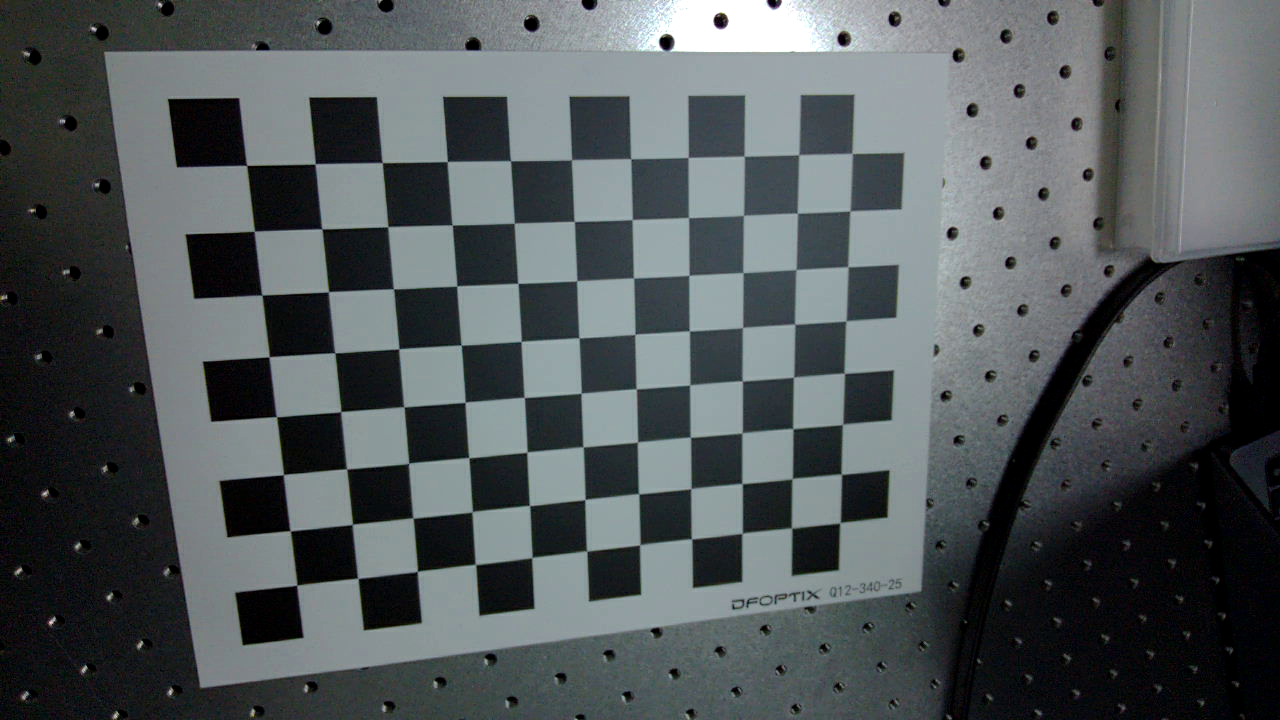
#> input picture calibrate/img/color_img/1.png, 1280 x 720 px; its folder holds only this picture in this run
$ python calibrate_camera.py
#> lines starting #> are read from the running program, lines starting #| are printed output that depends on the picture; after the words box and inside, x2 and y2 are one past the last pixel; in counts of white or black regions, pixels touching at a corner belong together; long printed decimals are rounded
### calibrate/utils.py
import math
import cv2
import os
import numpy as np


# [37 lines left out: functions RPY2Rotation_matrix, get_m_end_to_base, not called in this run]
# [ R11, R12, R13, t1 ]
# [ R21, R22, R23, t2 ]
# [ R31, R32, R33, t3 ]
# [  0 ,  0 ,  0 ,  1 ]


def find_chessboard_corners(img_files, save_path, CB_W, CB_H, SQUARE_SIZE):
    """
    Args:
        img_files: 待检测图片列表
        save_path: 绘制角点后的图片保存路径
    return:
        objectPointsAll: all 3D points
        imagePointsAll: all 2D points
    """
#> called with save_path = 'img/color_img_corners', CB_W = 11, CB_H = 8, SQUARE_SIZE = 25

    objectPointsAll = []
    imagePointsAll = []

    objectPoints = np.zeros((CB_W * CB_H, 3), dtype=np.float32)
    objectPoints[:, :2] = np.mgrid[0:CB_W, 0:CB_H].T.reshape(-1, 2) * SQUARE_SIZE

    for id, img_file in enumerate(img_files):
        print(f'detect img_{id + 1}: {img_file}')
        color_img = cv2.imread(img_file)
#> color_img is the input picture: shape (720, 1280, 3); mean B, G, R 89.7, 87.9, 81.7
        gray = cv2.cvtColor(color_img, cv2.COLOR_BGR2GRAY)
        ret, corners = cv2.findChessboardCorners(gray, (CB_W, CB_H), None)
#> ret = True; corners = 88 rows, first 8: [246.9, 165.5], [314.8, 164], [382.2, 162.7], [447.2, 161.6], [510.5, 160.9], [571.7, 159.8], [630.8, 158.8], [688.1, 157.5]
        if ret:
            objectPointsAll.append(objectPoints)
            criteria = (cv2.TERM_CRITERIA_MAX_ITER |
                        cv2.TERM_CRITERIA_EPS, 30, 0.001)
            corners2 = cv2.cornerSubPix(
                gray, corners, (5, 5), (-1, -1), criteria)
#> corners2 = 88 rows, first 8: [246.6, 165.4], [315.1, 163.8], [382.3, 162.6], [447.3, 161.6], [510.6, 160.8], [571.6, 159.8], [630.7, 158.7], [688.2, 157.4]
            if [corners2]:
                imagePoint = corners2
#> imagePoint has the same summary as corners2
            else:
                imagePoint = corners
            imagePointsAll.append(imagePoint)

        color_img_copy = color_img.copy()
        cv2.drawChessboardCorners(
            color_img_copy, (CB_W, CB_H), imagePoint, ret)
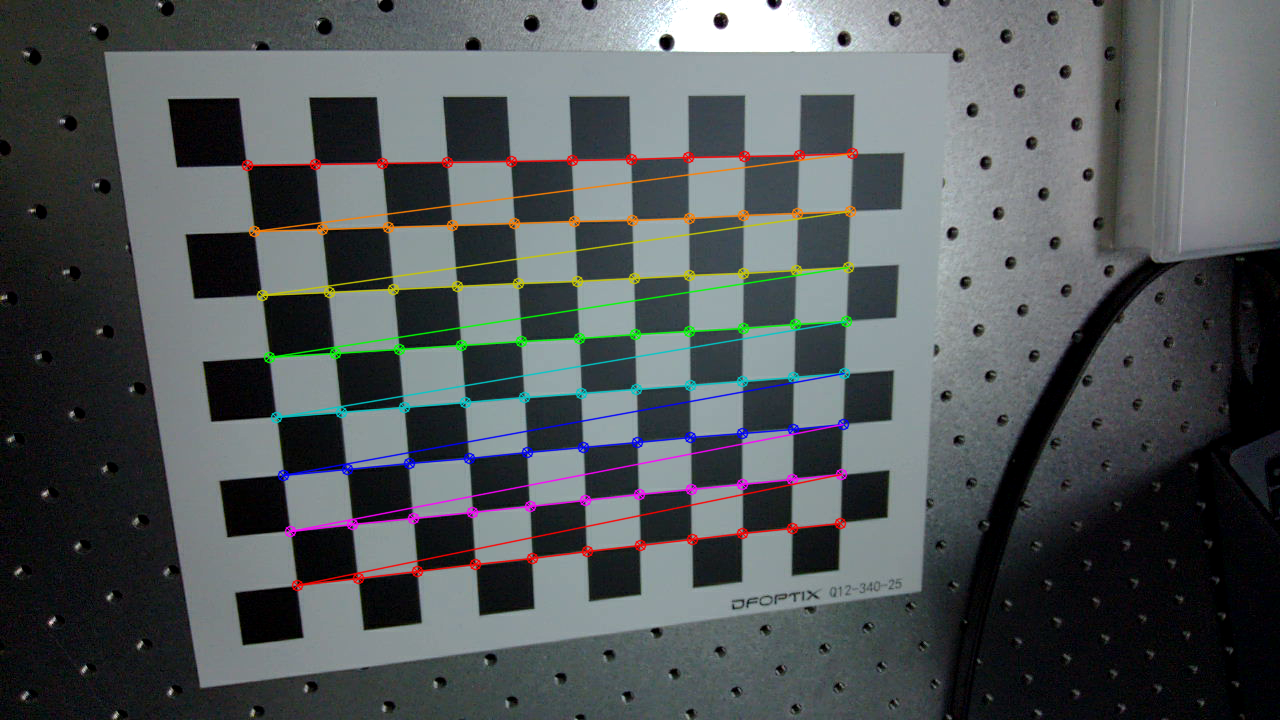
#> color_img_copy: shape (720, 1280, 3); 3.52% of pixels changed, all inside (x1, y1, x2, y2) = (241, 147, 859, 592)

        img_save_path = os.path.join(save_path, os.path.basename(img_file))
        cv2.imwrite(img_save_path, color_img_copy)

    return objectPointsAll, imagePointsAll

### calibrate/calibrate_camera.py
import os
import json
import cv2
from constants import CB_W, CB_H, SQUARE_SIZE, SIZE
from utils import find_chessboard_corners


def calibrate_camera():
    imgList = os.listdir('./img/color_img/')
    imgList.sort(key=lambda x: int(x.split('.')[0]))
    img_files = ['img/color_img/'+item for item in imgList]
    save_path = "img/color_img_corners"
    os.makedirs(save_path, exist_ok=True)

    objectPointsAll, imagePointsAll = find_chessboard_corners(
        img_files, save_path, CB_W, CB_H, SQUARE_SIZE)
#> objectPointsAll = 1 item; imagePointsAll = 1 item
    print(objectPointsAll)
#> (printed output is left out)
    print(imagePointsAll)
#> (printed output is left out)
    ret, mtx, dist, rvecs, tvecs = cv2.calibrateCamera(
        objectPointsAll, imagePointsAll, SIZE, None, None)
#> ret = 0.117; mtx = [[853, 0, 638.7], [0, 852, 364.8], [0, 0, 1]]; dist = [[0.247, -1.24, -0.000121, -0.00147, 1.95]]; rvecs = ([0.221, -0.212, -0.0461],); tvecs = ([-149.8, -76.32, 331.4],)

    out = {
        'rectified': {
            'K': mtx.tolist(),
            'D': dist.tolist(),
        },
        'rms': ret,
    }

    rectified_save_path = 'result'
    os.makedirs(rectified_save_path, exist_ok=True)
    json.dump(out, open(os.path.join(
        rectified_save_path, 'rectified.json'), 'w'), indent=2)


if __name__ == "__main__":
    calibrate_camera()
    print("Calibrate camera done.")

$ run again, on calibrate/img/color_img/13.png
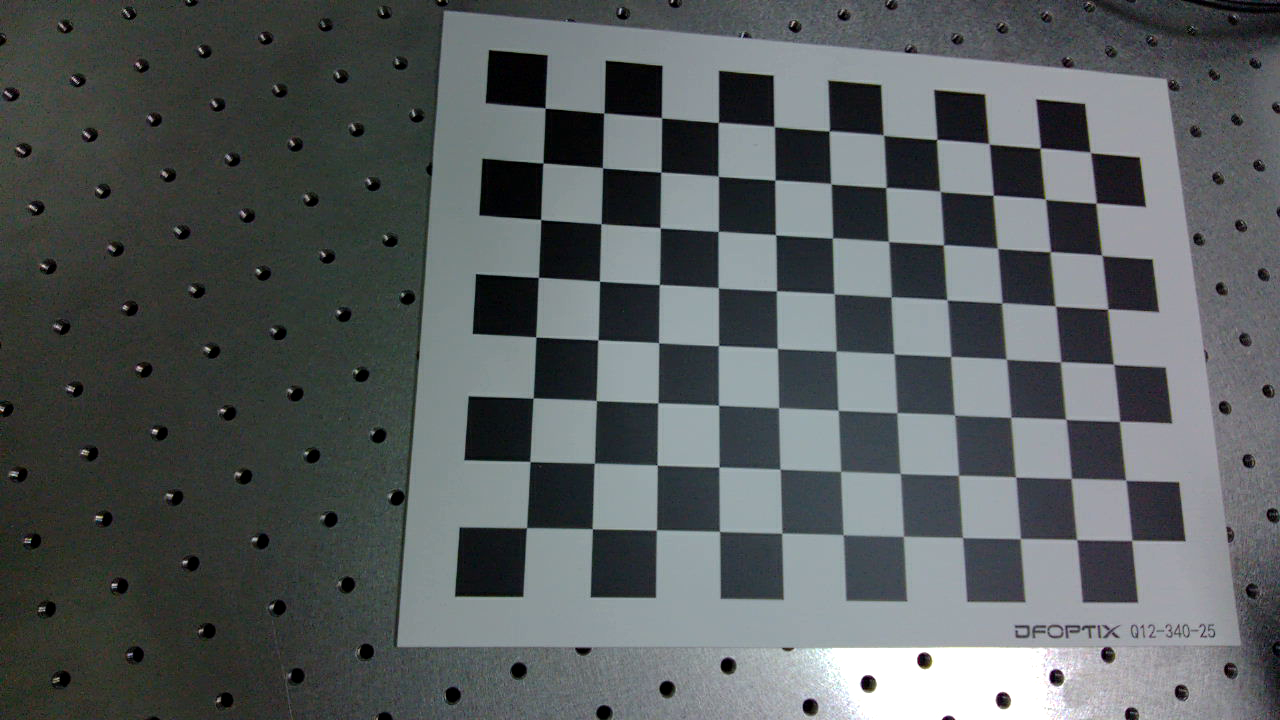
#> input picture calibrate/img/color_img/13.png, 1280 x 720 px
#> in find_chessboard_corners, color_img is the input picture: shape (720, 1280, 3); mean B, G, R 94.3, 93.3, 88.1
#> in find_chessboard_corners, `ret, corners = cv2.findChessboardCorners(gray, (CB_W, CB_H), None)`: ret = True; corners = 88 rows, first 8: [545.2, 108.3], [603.6, 113.1], [661.6, 117.7], [718.2, 122.4], [774.1, 126.5], [829, 131.2], [883.4, 135.1], [936.8, 139.3]
#> corners2 = 88 rows, first 8: [545.2, 108.1], [603.8, 113.1], [661.5, 117.7], [718.3, 122.4], [774.2, 126.6], [829.1, 131.1], [883.4, 135], [936.7, 139.4]
#> imagePoint has the same summary as corners2
#> in find_chessboard_corners, `cv2.drawChessboardCorners( color_img_copy, (CB_W, CB_H), imagePoint, r..`:
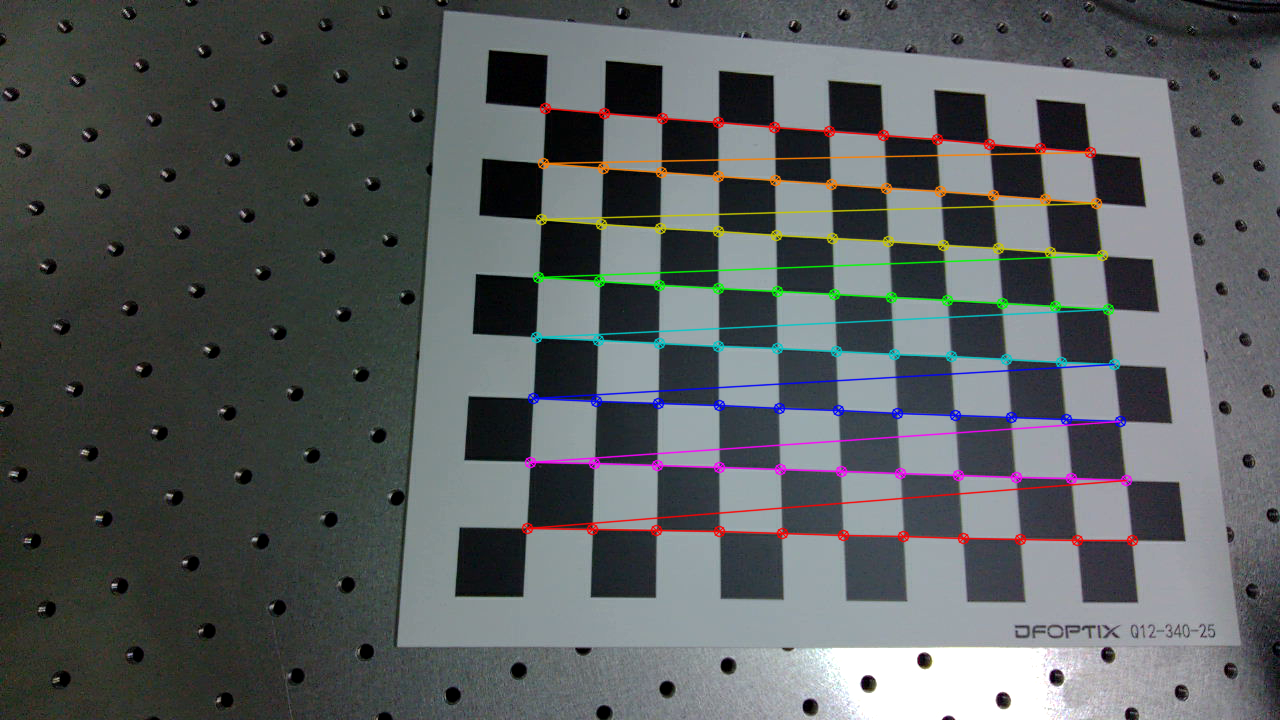
#> color_img_copy: shape (720, 1280, 3); 3.54% of pixels changed, all inside (x1, y1, x2, y2) = (521, 102, 1139, 547)
#> objectPointsAll = 1 item
#> (printed output is left out)
#| [array([[[ 545.174,  108.093]],
#|        [[ 603.761,  113.122]],
#|        [[ 661.545  ,  117.708]],
#|        [[ 718.2833 ,  122.374]],
#|        [[ 774.2364 ,  126.558]],
#|        [[ 829.1339 ,  131.053]],
#> (further printed lines are left out)
#> in calibrate_camera, `ret, mtx, dist, rvecs, tvecs = cv2.calibrateCamera( objectPointsAll, i..`: ret = 0.13; mtx = [[831.1, 0, 636.3], [0, 831.1, 362.8], [0, 0, 1]]; dist = [[0.17, -0.643, -0.000297, -0.000936, 0.72]]; rvecs = ([-0.217, -0.125, 0.0315],); tvecs = ([-38.66, -108.1, 356.8],)

$ run again, on calibrate/img/color_img/14.png
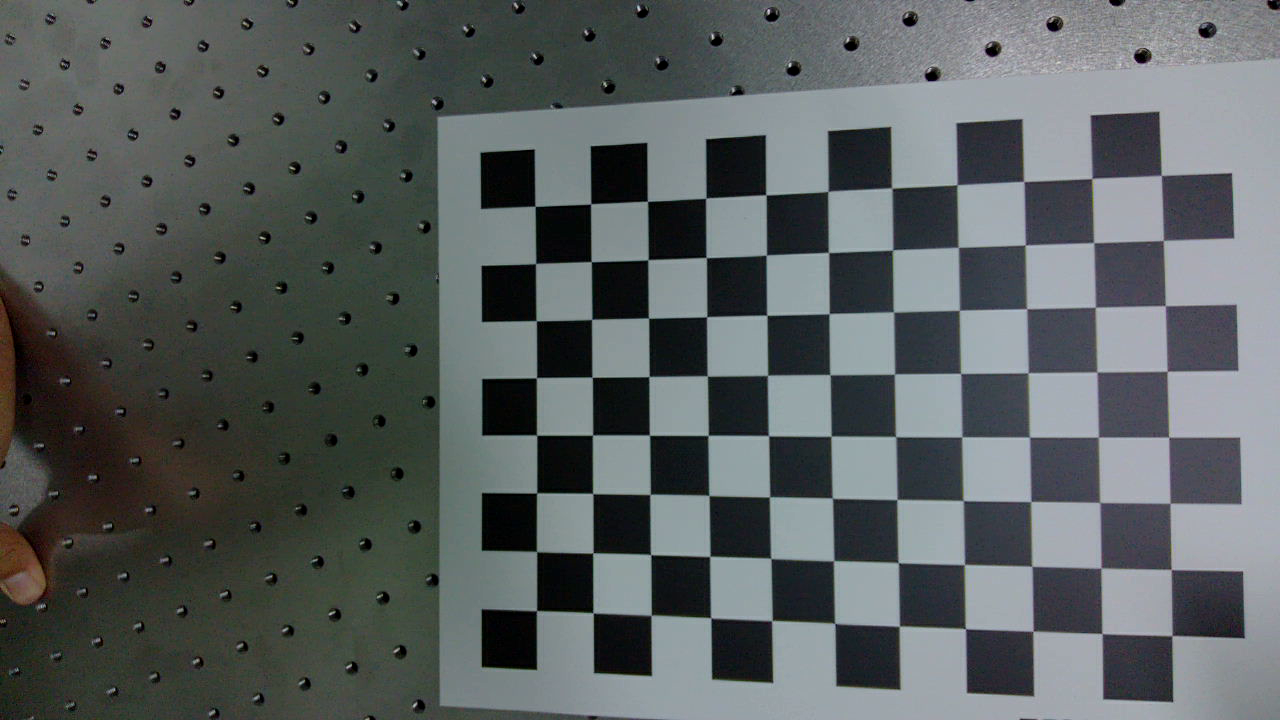
#> input picture calibrate/img/color_img/14.png, 1280 x 720 px
#> in find_chessboard_corners, color_img is the input picture: shape (720, 1280, 3); mean B, G, R 95.5, 95.3, 89.7
#> in find_chessboard_corners, `ret, corners = cv2.findChessboardCorners(gray, (CB_W, CB_H), None)`: ret = True; corners = 88 rows, first 8: [535.2, 206.2], [590.7, 203.8], [647.4, 201.3], [705.8, 198.3], [765.8, 194.8], [827.9, 191.5], [891.7, 188.1], [957, 184.6]
#> corners2 = 88 rows, first 8: [535.1, 206.3], [590.7, 203.8], [647.5, 201.3], [705.8, 198.2], [765.9, 194.8], [827.9, 191.4], [891.7, 188], [957, 184.7]
#> imagePoint has the same summary as corners2
#> in find_chessboard_corners, `cv2.drawChessboardCorners( color_img_copy, (CB_W, CB_H), imagePoint, r..`:
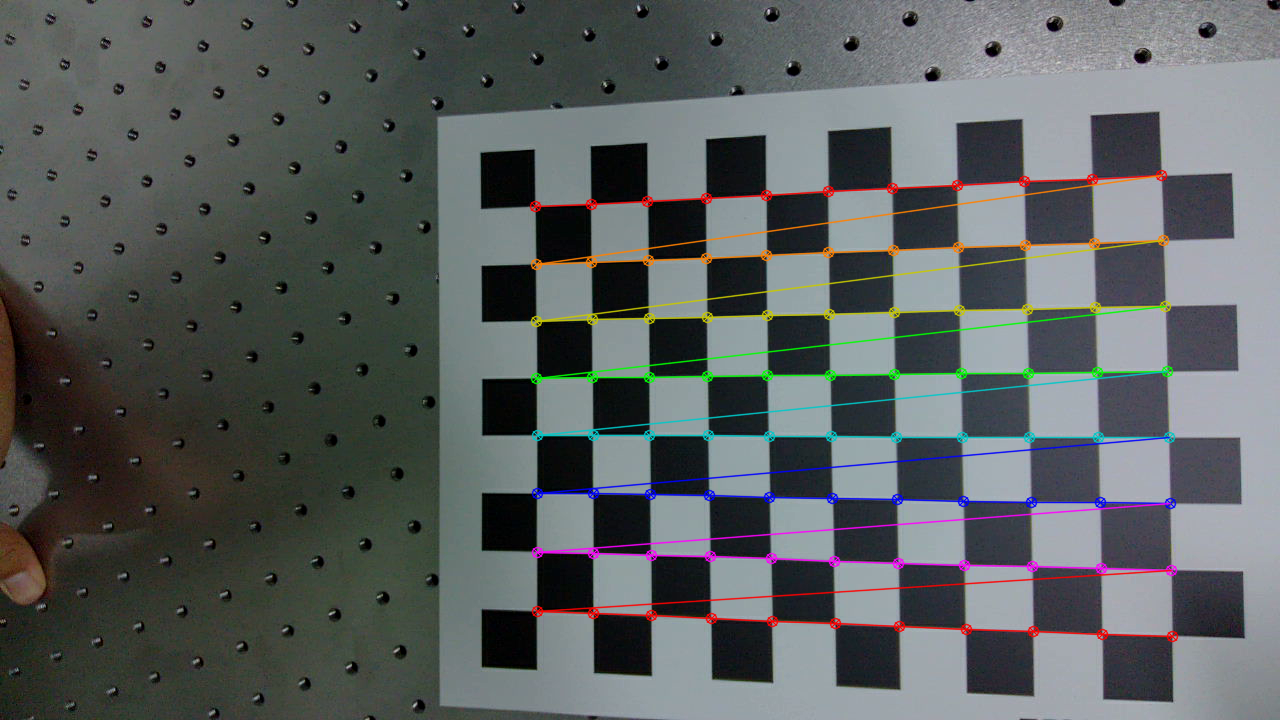
#> color_img_copy: shape (720, 1280, 3); 3.81% of pixels changed, all inside (x1, y1, x2, y2) = (529, 169, 1179, 643)
#> objectPointsAll = 1 item
#> (printed output is left out)
#| [array([[[ 535.0697 ,  206.254]],
#|        [[ 590.7025 ,  203.819]],
#|        [[ 647.4613 ,  201.332]],
#|        [[ 705.7801 ,  198.172]],
#|        [[ 765.887,  194.817]],
#|        [[ 827.9304 ,  191.4194 ]],
#> (further printed lines are left out)
#> in calibrate_camera, `ret, mtx, dist, rvecs, tvecs = cv2.calibrateCamera( objectPointsAll, i..`: ret = 0.188; mtx = [[1015.9, 0, 624.9], [0, 1012.4, 354.5], [0, 0, 1]]; dist = [[0.187, -0.831, -7.92e-05, -0.000634, 1.02]]; rvecs = ([-0.0338, 0.22, -0.0115],); tvecs = ([-39.17, -64.82, 445.5],)

$ run again, on calibrate/img/color_img/15.png
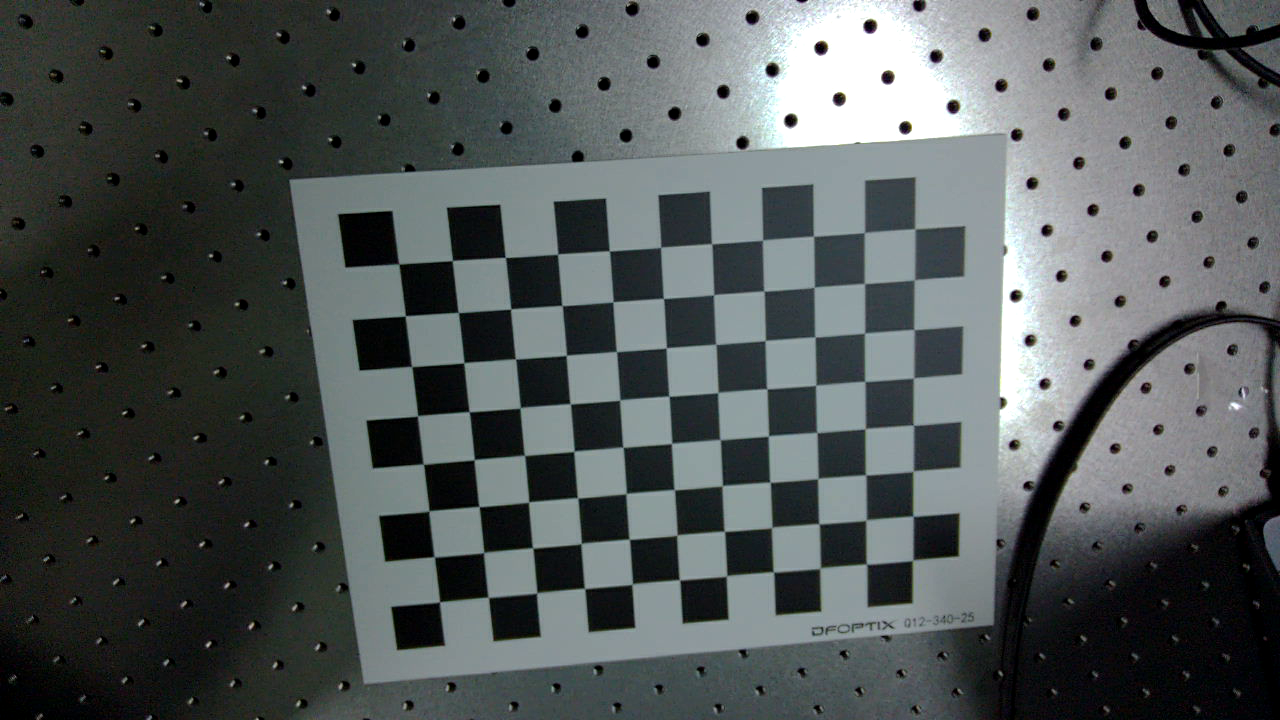
#> input picture calibrate/img/color_img/15.png, 1280 x 720 px
#> in find_chessboard_corners, color_img is the input picture: shape (720, 1280, 3); mean B, G, R 87.3, 87.5, 81.7
#> in find_chessboard_corners, `ret, corners = cv2.findChessboardCorners(gray, (CB_W, CB_H), None)`: ret = True; corners = 88 rows, first 8: [399.3, 264.5], [452.2, 260.7], [505.3, 257.4], [557, 254.8], [609.3, 250.8], [660.8, 247.4], [711.5, 244.1], [762.8, 240.3]
#> corners2 = 88 rows, first 8: [398.7, 264], [452.3, 260.6], [505.3, 257.4], [557.6, 254.2], [609.3, 250.9], [660.7, 247.3], [711.6, 243.7], [762.6, 240.2]
#> imagePoint has the same summary as corners2
#> in find_chessboard_corners, `cv2.drawChessboardCorners( color_img_copy, (CB_W, CB_H), imagePoint, r..`:
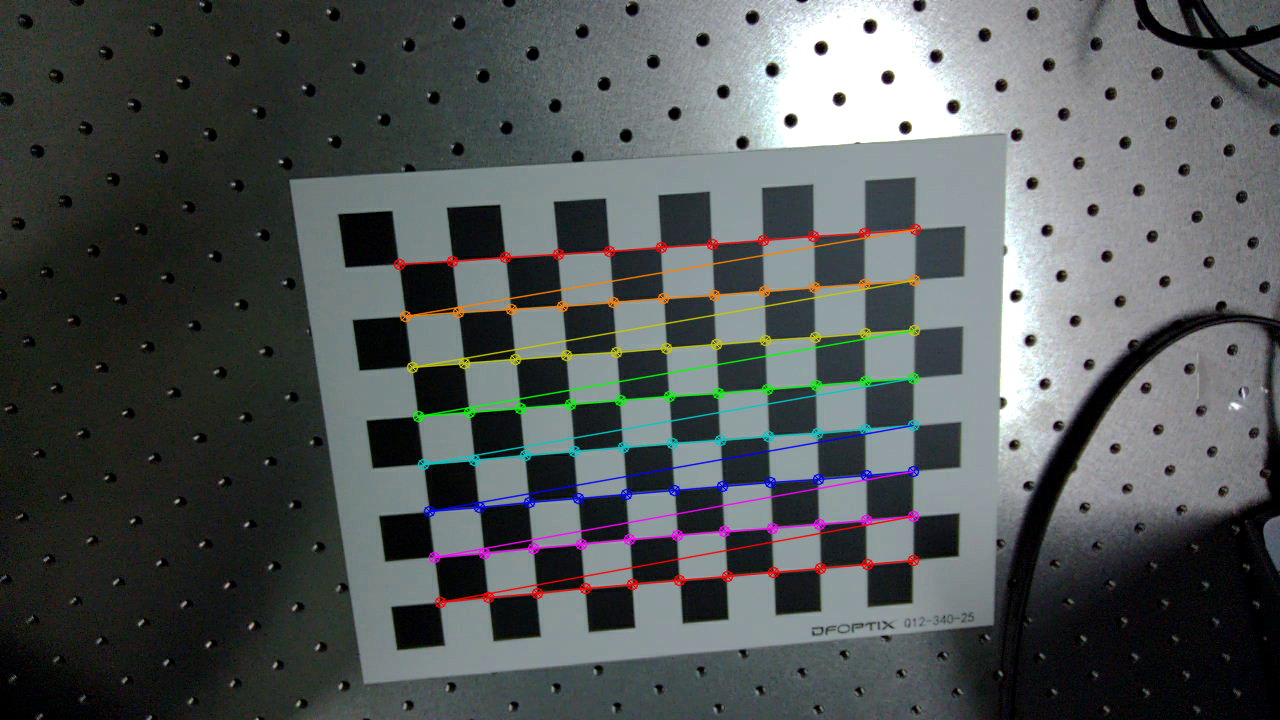
#> color_img_copy: shape (720, 1280, 3); 3.12% of pixels changed, all inside (x1, y1, x2, y2) = (393, 223, 922, 609)
#> objectPointsAll = 1 item
#> (printed output is left out)
#> (printed output is left out)
#> in calibrate_camera, `ret, mtx, dist, rvecs, tvecs = cv2.calibrateCamera( objectPointsAll, i..`: ret = 0.11; mtx = [[856.9, 0, 640.8], [0, 858.4, 360.4], [0, 0, 1]]; dist = [[0.243, -1.21, -0.00035, -0.00215, 1.79]]; rvecs = ([0.217, -0.0565, -0.0684],); tvecs = ([-114.9, -45.7, 412.7],)
